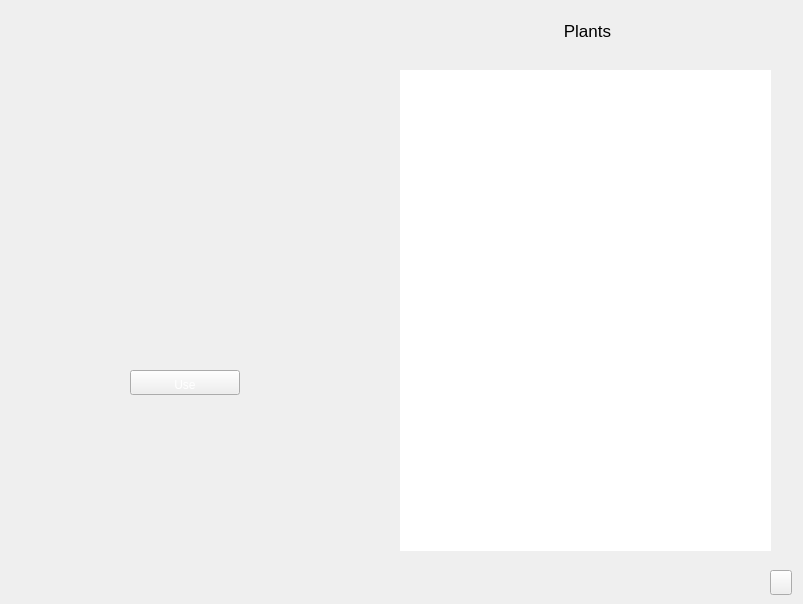
       <widget class="QWidget" name="page_plants">
        <property name="styleSheet">
         <string notr="true">#page_plants{background-image: url(:/images/interface/player/background.jpg);}</string>
        </property>
        <widget class="QFrame" name="framePlantsLeft">
         <property name="geometry">
          <rect>
           <x>0</x>
           <y>0</y>
           <width>355</width>
           <height>590</height>
          </rect>
         </property>
         <property name="minimumSize">
          <size>
           <width>355</width>
           <height>590</height>
          </size>
         </property>
         <property name="maximumSize">
          <size>
           <width>355</width>
           <height>590</height>
          </size>
         </property>
         <property name="styleSheet">
          <string notr="true">#framePlantsLeft{background-image: url(:/images/interface/plants-left.png);}</string>
         </property>
         <widget class="QLabel" name="labelPlantImage">
          <property name="geometry">
           <rect>
            <x>20</x>
            <y>20</y>
            <width>72</width>
            <height>72</height>
           </rect>
          </property>
          <property name="minimumSize">
           <size>
            <width>72</width>
            <height>72</height>
           </size>
          </property>
          <property name="maximumSize">
           <size>
            <width>72</width>
            <height>72</height>
           </size>
          </property>
         </widget>
         <widget class="QLabel" name="labelPlantName">
          <property name="geometry">
           <rect>
            <x>140</x>
            <y>40</y>
            <width>181</width>
            <height>41</height>
           </rect>
          </property>
          <property name="font">
           <font>
            <pointsize>13</pointsize>
            <bold>false</bold>
           </font>
          </property>
          <property name="styleSheet">
           <string notr="true">
color: rgb(0, 0, 0);</string>
          </property>
          <property name="alignment">
           <set>Qt::AlignmentFlag::AlignCenter</set>
          </property>
         </widget>
         <widget class="QLabel" name="labelPlantDescription">
          <property name="geometry">
           <rect>
            <x>26</x>
            <y>413</y>
            <width>300</width>
            <height>150</height>
           </rect>
          </property>
          <property name="minimumSize">
           <size>
            <width>300</width>
            <height>150</height>
           </size>
          </property>
          <property name="maximumSize">
           <size>
            <width>300</width>
            <height>150</height>
           </size>
          </property>
          <property name="styleSheet">
           <string notr="true">#labelPlantDescription{color: rgb(0, 0, 0);}</string>
          </property>
          <property name="wordWrap">
           <bool>true</bool>
          </property>
         </widget>
         <widget class="QWidget" name="formLayoutWidget">
          <property name="geometry">
           <rect>
            <x>180</x>
            <y>150</y>
            <width>160</width>
            <height>190</height>
           </rect>
          </property>
          <layout class="QFormLayout" name="formLayout">
           <item row="2" column="0">
            <widget class="QLabel" name="labelPlantFruitImage">
             <property name="minimumSize">
              <size>
               <width>48</width>
               <height>48</height>
              </size>
             </property>
             <property name="maximumSize">
              <size>
               <width>48</width>
               <height>48</height>
              </size>
             </property>
             <property name="scaledContents">
              <bool>true</bool>
             </property>
            </widget>
           </item>
           <item row="2" column="1">
            <widget class="QLabel" name="labelPlantFruitText"/>
           </item>
           <item row="1" column="0">
            <widget class="QLabel" name="labelFruitsImage">
             <property name="minimumSize">
              <size>
               <width>32</width>
               <height>64</height>
              </size>
             </property>
             <property name="maximumSize">
              <size>
               <width>32</width>
               <height>64</height>
              </size>
             </property>
             <property name="scaledContents">
              <bool>true</bool>
             </property>
            </widget>
           </item>
           <item row="1" column="1">
            <widget class="QLabel" name="labelFruitsText"/>
           </item>
           <item row="0" column="0">
            <widget class="QLabel" name="labelFloweringImage">
             <property name="minimumSize">
              <size>
               <width>32</width>
               <height>64</height>
              </size>
             </property>
             <property name="maximumSize">
              <size>
               <width>32</width>
               <height>64</height>
              </size>
             </property>
             <property name="scaledContents">
              <bool>true</bool>
             </property>
            </widget>
           </item>
           <item row="0" column="1">
            <widget class="QLabel" name="labelFloweringText"/>
           </item>
          </layout>
         </widget>
         <widget class="QWidget" name="formLayoutWidget_2">
          <property name="geometry">
           <rect>
            <x>20</x>
            <y>140</y>
            <width>160</width>
            <height>206</height>
           </rect>
          </property>
          <layout class="QFormLayout" name="formLayout_2">
           <item row="0" column="0">
            <widget class="QLabel" name="labelPlantedImage">
             <property name="minimumSize">
              <size>
               <width>32</width>
               <height>64</height>
              </size>
             </property>
             <property name="maximumSize">
              <size>
               <width>32</width>
               <height>64</height>
              </size>
             </property>
             <property name="scaledContents">
              <bool>true</bool>
             </property>
            </widget>
           </item>
           <item row="0" column="1">
            <widget class="QLabel" name="labelPlantedText"/>
           </item>
           <item row="1" column="0">
            <widget class="QLabel" name="labelSproutedImage">
             <property name="minimumSize">
              <size>
               <width>32</width>
               <height>64</height>
              </size>
             </property>
             <property name="maximumSize">
              <size>
               <width>32</width>
               <height>64</height>
              </size>
             </property>
             <property name="scaledContents">
              <bool>true</bool>
             </property>
            </widget>
           </item>
           <item row="1" column="1">
            <widget class="QLabel" name="labelSproutedText"/>
           </item>
           <item row="2" column="0">
            <widget class="QLabel" name="labelTallerImage">
             <property name="minimumSize">
              <size>
               <width>32</width>
               <height>64</height>
              </size>
             </property>
             <property name="maximumSize">
              <size>
               <width>32</width>
               <height>64</height>
              </size>
             </property>
             <property name="scaledContents">
              <bool>true</bool>
             </property>
            </widget>
           </item>
           <item row="2" column="1">
            <widget class="QLabel" name="labelTallerText"/>
           </item>
          </layout>
         </widget>
         <widget class="QPushButton" name="plantUse">
          <property name="geometry">
           <rect>
            <x>130</x>
            <y>370</y>
            <width>110</width>
            <height>25</height>
           </rect>
          </property>
          <property name="minimumSize">
           <size>
            <width>110</width>
            <height>25</height>
           </size>
          </property>
          <property name="maximumSize">
           <size>
            <width>110</width>
            <height>25</height>
           </size>
          </property>
          <property name="styleSheet">
           <string notr="true">QPushButton::hover {
background-position:left center;
}
QPushButton::pressed {
background-position:left bottom;
}
QPushButton { 
background-image: url(:/images/interface/button-generic.png);
border-image: url(:/images/empty.png);
color: rgb(255, 255, 255);
padding-left:4px;
padding-right:4px;
padding-top:8px;
padding-bottom:3px;
}</string>
          </property>
          <property name="text">
           <string>Use</string>
          </property>
         </widget>
         <widget class="QLabel" name="labelPlantByDay">
          <property name="geometry">
           <rect>
            <x>20</x>
            <y>350</y>
            <width>321</width>
            <height>21</height>
           </rect>
          </property>
          <property name="styleSheet">
           <string notr="true">color: rgb(0, 0, 0);</string>
          </property>
         </widget>
         <widget class="QLabel" name="labelPlantRequirementsAndRewards">
          <property name="geometry">
           <rect>
            <x>20</x>
            <y>110</y>
            <width>321</width>
            <height>31</height>
           </rect>
          </property>
         </widget>
        </widget>
        <widget class="QFrame" name="framePlantsRight">
         <property name="geometry">
          <rect>
           <x>360</x>
           <y>0</y>
           <width>434</width>
           <height>568</height>
          </rect>
         </property>
         <property name="minimumSize">
          <size>
           <width>434</width>
           <height>568</height>
          </size>
         </property>
         <property name="maximumSize">
          <size>
           <width>434</width>
           <height>568</height>
          </size>
         </property>
         <property name="styleSheet">
          <string notr="true">#framePlantsRight{background-image: url(:/images/interface/plants-right.png);}</string>
         </property>
         <widget class="QLabel" name="labelPlantInventoryTitle">
          <property name="geometry">
           <rect>
            <x>142</x>
            <y>15</y>
            <width>171</width>
            <height>31</height>
           </rect>
          </property>
          <property name="font">
           <font>
            <pointsize>13</pointsize>
           </font>
          </property>
          <property name="styleSheet">
           <string notr="true">color: rgb(0, 0, 0);</string>
          </property>
          <property name="text">
           <string>Plants</string>
          </property>
          <property name="alignment">
           <set>Qt::AlignmentFlag::AlignCenter</set>
          </property>
         </widget>
         <widget class="QListWidget" name="listPlantList">
          <property name="geometry">
           <rect>
            <x>40</x>
            <y>70</y>
            <width>371</width>
            <height>481</height>
           </rect>
          </property>
          <property name="styleSheet">
           <string notr="true">#listPlantList{background-image: url(:/images/empty.png);color: rgb(0, 0, 0);}</string>
          </property>
          <property name="frameShape">
           <enum>QFrame::Shape::NoFrame</enum>
          </property>
          <property name="frameShadow">
           <enum>QFrame::Shadow::Plain</enum>
          </property>
          <property name="iconSize">
           <size>
            <width>48</width>
            <height>48</height>
           </size>
          </property>
         </widget>
        </widget>
        <widget class="QToolButton" name="toolButton_quit_plants">
         <property name="geometry">
          <rect>
           <x>770</x>
           <y>570</y>
           <width>22</width>
           <height>25</height>
          </rect>
         </property>
         <property name="minimumSize">
          <size>
           <width>22</width>
           <height>25</height>
          </size>
         </property>
         <property name="maximumSize">
          <size>
           <width>22</width>
           <height>25</height>
          </size>
         </property>
         <property name="styleSheet">
          <string notr="true">QToolButton::hover {
background-position:left center;
}
QToolButton::pressed {
background-position:left bottom;
}
QToolButton { 
background-image: url(:/images/interface/quit.png);
border-image: url(:/images/empty.png);
}</string>
         </property>
        </widget>
       </widget>
